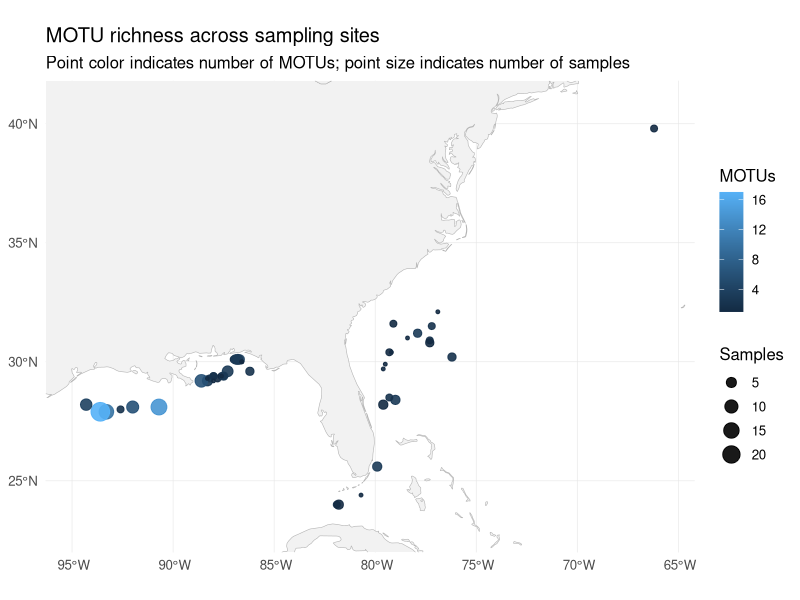
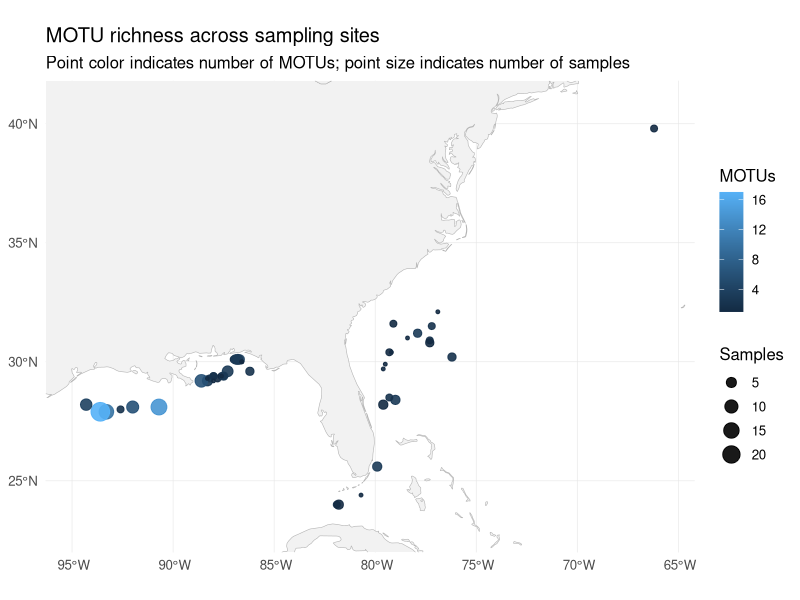
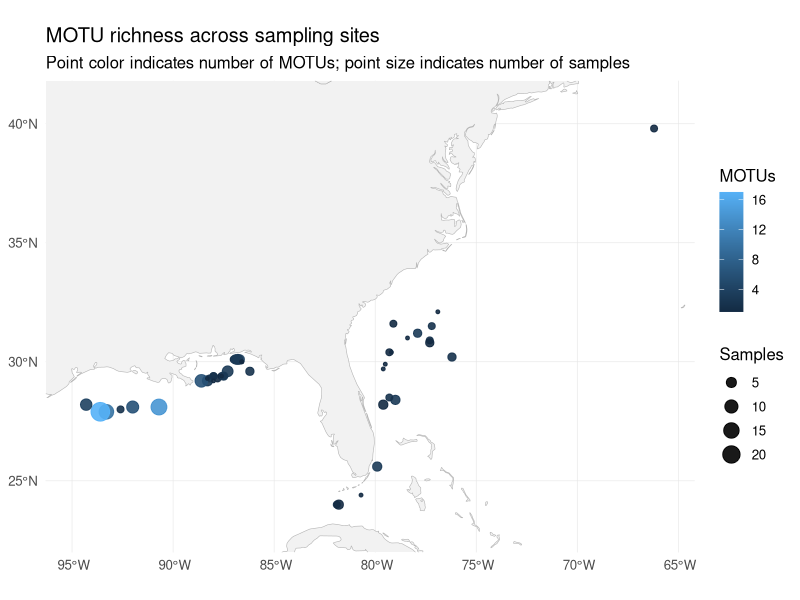

Generate these figures, in order, with R:
# install.packages(c("tidyverse", "sf", "rnaturalearth", "rnaturalearthdata"))
library(tidyverse)
library(sf)
library(rnaturalearth)
library(rnaturalearthdata)

# Exemplo de dados (substitua pelos seus)
sites <- tibble::tribble(
  ~site, ~lon, ~lat, ~motu_richness, ~n_samples,
  "Alderdice",-92.0,28.1,6,8,
  "Blake Escarpment Mid",-77.2,31.5,2,2,
  "Blake Escarpment North",-76.9,32.1,1,1,
  "Blake Escarpment South",-77.3,30.9,2,2,
  "Blake Plateau South",-79.0,28.4,3,4,
  "Blake Spur Wall",-76.2,30.2,2,3,
  "Bright",-93.3,27.9,10,13,
  "Canaveral Deep",-79.6,28.2,1,4,
 "Deep Mound 2 - Blake Plateau",-77.3,30.8,1,3,
 "DeSoto 04 (DSR04)",-87.3,29.6,3,6,
  "DeSoto 13",-87.0,30.1,1,2,
  "DeSoto 7 (DSR07)",-86.9,30.1,2,3,
  "Desoto Rim, Desoto2",-86.7,30.1,4,4,
  "Desoto Rim, Desoto7",-86.8,30.1,3,5,
  "Diaphus",-90.7,28.1,14,16,
  "EFGB",-93.6,27.9,17,24,
  "Habitat Response One",-78.4,31.0,1,1,
  "Key West",-81.9,24.0,2,2,
  "Key West Scarp-Florida Strait",-81.8,24.0,1,4,
  "L&W Pinnacles and Scamp Reefs, Scamp1",-87.8,29.3,1,2,
  "Lander-01; DeSoto Rim",-86.9,30.1,3,4,
  "McGrail",-92.6,28.0,2,2,
  "Miami Terrace",-79.9,25.6,3,4,
  "Million Mounds South",-79.3,28.5,2,2,
  "Pinnicles Trend; Pinn09",-88.0,29.4,1,2,
  "Pinnicles Trend; Pinn10",-88.2,29.3,1,2,
  "Pinnicles Trend; Pinn16a",-88.3,29.2,3,5,
  "Pinnicles Trend; Pinn4",-88.6,29.2,6,9,
  "Pinnicles Trend; Pinn9a",-88.0,29.4,2,2,
  "Pourtales Terrace ",-80.7,24.4,1,1,
  "Reef Tracts",-77.9,31.2,3,3,
  "Retriever Seamount",-66.2,39.8,1,2,
  "Roughtongue Reef, 40Fathom1",-87.6,29.4,1,1,
  "Roughtongue Reef, CAT1",-87.6,29.4,1,2,
  "Roughtongue Reef, CORK1",-87.5,29.4,1,2,
  "Roughtongue Reef, Pinn1",-87.5,29.4,3,3,
  "Roughtongue Reef, Porgy1",-87.6,29.4,1,1,
  "Shark Rock, Savannah Banks",-79.1,31.6,1,2,
  "Stetson",-94.3,28.2,4,7,
  "Stetson Mesa Mound Field One",-79.3,30.4,1,2,
  "Stetson Mesa Mound Field Two",-79.2,30.4,1,1,
  "Stetson Mesa South Scarp",-79.6,29.7,1,1,
  "Stetson Mesa West",-79.5,29.9,1,1,
  "The Pinnicles; Alabama Alps Reef; Pinn16",-88.3,29.3,1,1,
  "Viosca Knolls;Viosca Knolls East: Viosca8",-88.0,29.2,1,1,
  "WF1 (West Florida)",-86.6,30.0,1,1,
  "WFL01 (West Florida Shelf)",-86.6,30.0,1,1,
  "WFL12 (West Florida Shelf)",-86.2,29.6,2,3
)

# Base do mapa (mundo) + recorte opcional (ajuste ao seu estudo)
world <- ne_countries(scale = "medium", returnclass = "sf")

# Converte pontos para sf
sites_sf <- st_as_sf(sites, coords = c("lon", "lat"), crs = 4326)

# Plot
p_map <- ggplot() +
  geom_sf(data = world, fill = "grey95", color = "grey70", linewidth = 0.2) +
  geom_sf(data = sites_sf,
          aes(size = n_samples, color = motu_richness),
          alpha = 0.9) +
  coord_sf(xlim = c(min(sites$lon) - 2, max(sites$lon) + 2),
           ylim = c(min(sites$lat) - 2, max(sites$lat) + 2),
           expand = FALSE) +
  labs(
    title = "MOTU richness across sampling sites",
    subtitle = "Point color indicates number of MOTUs; point size indicates number of samples",
    color = "MOTUs",
    size = "Samples"
  ) +
  theme_minimal(base_size = 12) +
  theme(
    panel.grid.major = element_line(color = "grey90", linewidth = 0.2),
    axis.title = element_blank()
  )

p_map

# Export
ggsave("Figure_MOTU_map.pdf", p_map, width = 7.5, height = 5.2, useDingbats = FALSE)
ggsave("Figure_MOTU_map.png", p_map, width = 7.5, height = 5.2, dpi = 300)
